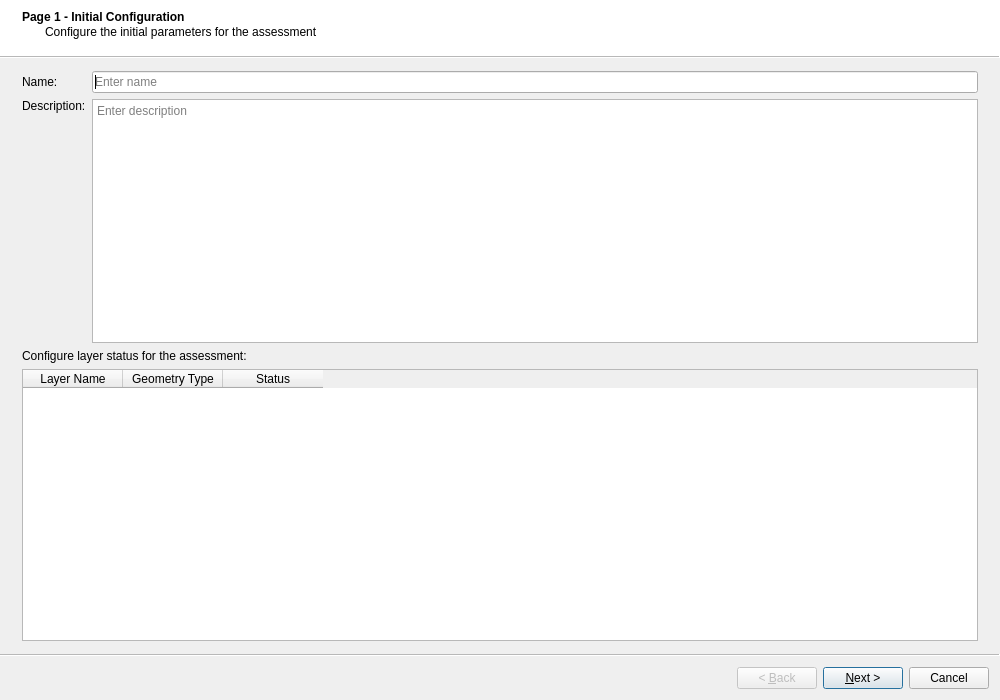
<?xml version="1.0" encoding="UTF-8"?>
<ui version="4.0">
 <class>QpluginWizardDialogBase</class>
 <widget class="QWizard" name="QpluginWizardDialogBase">
  <property name="geometry">
   <rect>
    <x>0</x>
    <y>0</y>
    <width>1000</width>
    <height>700</height>
   </rect>
  </property>
  <property name="windowTitle">
   <string>Assessment Wizard</string>
  </property>
  <property name="wizardStyle">
   <enum>QWizard::ModernStyle</enum>
  </property>
  <widget class="QWizardPage" name="page_1">
   <property name="title">
    <string>Page 1 - Initial Configuration</string>
   </property>
   <property name="subTitle">
    <string>Configure the initial parameters for the assessment</string>
   </property>
   <layout class="QVBoxLayout" name="verticalLayout_page1">
    <item>
     <layout class="QFormLayout" name="formLayout_page1">
      <item row="0" column="0">
       <widget class="QLabel" name="label_name">
        <property name="text">
         <string>Name:</string>
        </property>
       </widget>
      </item>
      <item row="0" column="1">
       <widget class="QLineEdit" name="lineEdit_name">
        <property name="placeholderText">
         <string>Enter name</string>
        </property>
       </widget>
      </item>
      <item row="1" column="0">
       <widget class="QLabel" name="label_description">
        <property name="text">
         <string>Description:</string>
        </property>
        <property name="alignment">
         <set>Qt::AlignLeading|Qt::AlignLeft|Qt::AlignTop</set>
        </property>
       </widget>
      </item>
      <item row="1" column="1">
       <widget class="QTextEdit" name="textEdit_description">
        <property name="placeholderText">
         <string>Enter description</string>
        </property>
       </widget>
      </item>
     </layout>
    </item>
    <item>
     <widget class="QLabel" name="label_layers">
      <property name="text">
       <string>Configure layer status for the assessment:</string>
      </property>
     </widget>
    </item>
    <item>
     <widget class="QTableWidget" name="tableWidget_layers">
      <property name="toolTip">
       <string>Set the status for each layer. One layer must be set as "Include as Target"</string>
      </property>
      <property name="editTriggers">
       <set>QAbstractItemView::NoEditTriggers</set>
      </property>
      <property name="selectionBehavior">
       <enum>QAbstractItemView::SelectRows</enum>
      </property>
      <column>
       <property name="text">
        <string>Layer Name</string>
       </property>
      </column>
      <column>
       <property name="text">
        <string>Geometry Type</string>
       </property>
      </column>
      <column>
       <property name="text">
        <string>Status</string>
       </property>
      </column>
     </widget>
    </item>
   </layout>
  </widget>
  <widget class="QWizardPage" name="page_2">
   <property name="title">
    <string>Page 2 - Feature Selection</string>
   </property>
   <property name="subTitle">
    <string>Select features from the target layer</string>
   </property>
   <layout class="QVBoxLayout" name="verticalLayout_page2">
    <item>
     <widget class="QLabel" name="label_target_layer_name">
      <property name="text">
       <string>Target Layer: </string>
      </property>
      <property name="styleSheet">
       <string>QLabel { font-weight: bold; }</string>
      </property>
     </widget>
    </item>
    <item>
     <layout class="QHBoxLayout" name="horizontalLayout_buttons">
      <item>
       <widget class="QPushButton" name="pushButton_select_all">
        <property name="text">
         <string>Select All Features</string>
        </property>
       </widget>
      </item>
      <item>
       <widget class="QPushButton" name="pushButton_clear_selection">
        <property name="text">
         <string>Clear Selection</string>
        </property>
       </widget>
      </item>
      <item>
       <spacer name="horizontalSpacer_buttons">
        <property name="orientation">
         <enum>Qt::Horizontal</enum>
        </property>
        <property name="sizeHint" stdset="0">
         <size>
          <width>40</width>
          <height>20</height>
         </size>
        </property>
       </spacer>
      </item>
      <item>
       <widget class="QLabel" name="label_selection_count">
        <property name="text">
         <string>Selected: 0 features</string>
        </property>
       </widget>
      </item>
     </layout>
    </item>
    <item>
     <widget class="QWidget" name="map_canvas_container" native="true">
      <property name="minimumSize">
       <size>
        <width>0</width>
        <height>400</height>
       </size>
      </property>
      <layout class="QVBoxLayout" name="verticalLayout_map">
       <property name="spacing">
        <number>0</number>
       </property>
       <property name="leftMargin">
        <number>0</number>
       </property>
       <property name="topMargin">
        <number>0</number>
       </property>
       <property name="rightMargin">
        <number>0</number>
       </property>
       <property name="bottomMargin">
        <number>0</number>
       </property>
      </layout>
     </widget>
    </item>
    <!-- <item>
     <widget class="QLabel" name="label_page2_instructions">
      <property name="text">
       <string>Click on features in the map to select them, or use the buttons above. At least one feature must be selected to proceed.</string>
      </property>
      <property name="wordWrap">
       <bool>true</bool>
      </property>
      <property name="styleSheet">
       <string>QLabel { color: gray; font-size: 9pt; }</string>
      </property>
     </widget>
    </item> -->
   </layout>
  </widget>
  <widget class="QWizardPage" name="page_3">
   <property name="title">
    <string>Page 3 - Summary</string>
   </property>
   <property name="subTitle">
    <string>Review your assessment configuration</string>
   </property>
   <layout class="QVBoxLayout" name="verticalLayout_page3">
    <item>
     <widget class="QLabel" name="label_summary_header">
      <property name="text">
       <string>&lt;h3&gt;Assessment Summary&lt;/h3&gt;</string>
      </property>
     </widget>
    </item>
    <item>
     <widget class="QGroupBox" name="groupBox_basic_info">
      <property name="title">
       <string>Basic Information</string>
      </property>
      <layout class="QFormLayout" name="formLayout_summary">
       <item row="0" column="0">
        <widget class="QLabel" name="label_summary_name_label">
         <property name="text">
          <string>Assessment Name:</string>
         </property>
         <property name="styleSheet">
          <string>font-weight: bold;</string>
         </property>
        </widget>
       </item>
       <item row="0" column="1">
        <widget class="QLabel" name="label_summary_name">
         <property name="text">
          <string/>
         </property>
        </widget>
       </item>
       <item row="1" column="0">
        <widget class="QLabel" name="label_summary_description_label">
         <property name="text">
          <string>Description:</string>
         </property>
         <property name="alignment">
          <set>Qt::AlignLeading|Qt::AlignLeft|Qt::AlignTop</set>
         </property>
         <property name="styleSheet">
          <string>font-weight: bold;</string>
         </property>
        </widget>
       </item>
       <item row="1" column="1">
        <widget class="QLabel" name="label_summary_description">
         <property name="text">
          <string/>
         </property>
         <property name="wordWrap">
          <bool>true</bool>
         </property>
        </widget>
       </item>
       <item row="2" column="0">
        <widget class="QLabel" name="label_summary_features_label">
         <property name="text">
          <string>Selected Features:</string>
         </property>
         <property name="styleSheet">
          <string>font-weight: bold;</string>
         </property>
        </widget>
       </item>
       <item row="2" column="1">
        <widget class="QLabel" name="label_summary_features">
         <property name="text">
          <string/>
         </property>
        </widget>
       </item>
       <item row="3" column="0">
        <widget class="QLabel" name="label_complexity_label">
         <property name="text">
          <string>Assessment Complexity:</string>
         </property>
         <property name="alignment">
          <set>Qt::AlignLeading|Qt::AlignLeft|Qt::AlignTop</set>
         </property>
         <property name="styleSheet">
          <string>font-weight: bold;</string>
         </property>
        </widget>
       </item>
       <item row="3" column="1">
        <widget class="QLabel" name="label_complexity_summary">
         <property name="text">
          <string/>
         </property>
         <property name="wordWrap">
          <bool>true</bool>
         </property>
        </widget>
       </item>
      </layout>
     </widget>
    </item>
    <item>
     <widget class="QGroupBox" name="groupBox_layers">
      <property name="title">
       <string>Included Layers</string>
      </property>
      <layout class="QVBoxLayout" name="verticalLayout_layers_summary">
       <item>
        <widget class="QTableWidget" name="tableWidget_summary_layers">
         <property name="editTriggers">
          <set>QAbstractItemView::NoEditTriggers</set>
         </property>
         <property name="selectionMode">
          <enum>QAbstractItemView::NoSelection</enum>
         </property>
         <column>
          <property name="text">
           <string>Layer Name</string>
          </property>
         </column>
         <column>
          <property name="text">
           <string>Geometry Type</string>
          </property>
         </column>
         <column>
          <property name="text">
           <string>Status</string>
          </property>
         </column>
        </widget>
       </item>
      </layout>
     </widget>
    </item>
    <item>
     <widget class="QGroupBox" name="groupBox_selected_features_map">
      <property name="title">
       <string>Selected Features Map</string>
      </property>
      <layout class="QVBoxLayout" name="verticalLayout_selected_map">
       <item>
        <widget class="QWidget" name="widget_map_container_page3" native="true">
         <property name="minimumSize">
          <size>
           <width>0</width>
           <height>400</height>
          </size>
         </property>
        </widget>
       </item>
      </layout>
     </widget>
    </item>
    <item>
     <spacer name="verticalSpacer_page3">
      <property name="orientation">
       <enum>Qt::Vertical</enum>
      </property>
      <property name="sizeHint" stdset="0">
       <size>
        <width>20</width>
        <height>40</height>
       </size>
      </property>
     </spacer>
    </item>
   </layout>
  </widget>
 </widget>
 <resources/>
 <connections/>
</ui>
